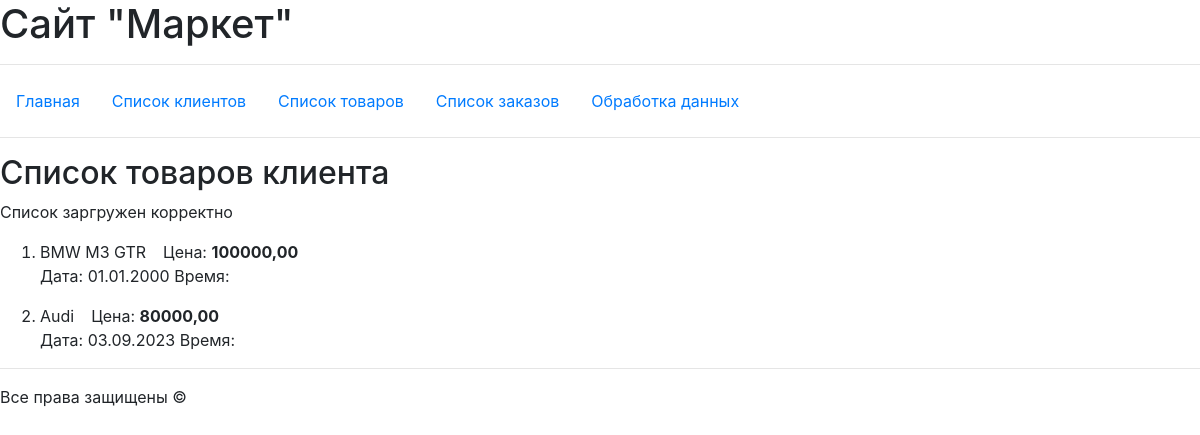
/us_pr/3/, run on the app's committed database.
### hw_app/models.py (models this page shows, shortened)
class Product(models.Model):
    name = models.CharField(max_length=100)
    content = models.TextField()
    price = models.DecimalField(default=1000.0, decimal_places=2, max_digits=10)
    count = models.IntegerField(default=1)
    add_day = models.DateField()
    image = models.ImageField(upload_to='image/', default=None)

### hw_app/views.py (the view)
# urls.py: path('us_pr/<int:uid>/', views.us_products, name='us_pr'),
def us_products(request, uid):
    user = get_object_or_404(User, pk=uid)
    orders_list = Order.objects.filter(us_name=user)
    products_list = []
    for el in orders_list:
        products_list += Order.objects.get(pk=el.id).products.all()
    context = {
        "title": 'Список клиента',
        "head": 'Список товаров клиента',
        "text": 'Список заргружен корректно',
        'user_products': products_list,
    }
    return render(request, 'hw_app/us_prod.html', context)

### hw_app/templates/hw_app/us_prod.html (shortened to what this page needs)
{% extends 'hw_app/base.html' %}
{% block content %}
    <h2>{{ head }}</h2>
    <p>{{ text }}</p>
    <div>
        <ol>
            {% for el in user_products %}
                <li>
                    {{ el.name }} &ensp; Цена: <b>{{ el.price }}</b>
                    <p>
                        Дата: {{ el.add_day|date:"d.m.Y" }} Время: {{ el.add_day|time:"H:i" }}<br>
                    </p>
                </li>
            {% endfor %}
        </ol>
    </div>
{% endblock %}

### data on the page
Product: name "BMW M3 GTR", price "100000,00", add_day "01.01.2000"
Product: name "Audi", price "80000,00", add_day "03.09.2023"

### other printed values
{{ head }} "Список товаров клиента"
{{ text }} "Список заргружен корректно"
